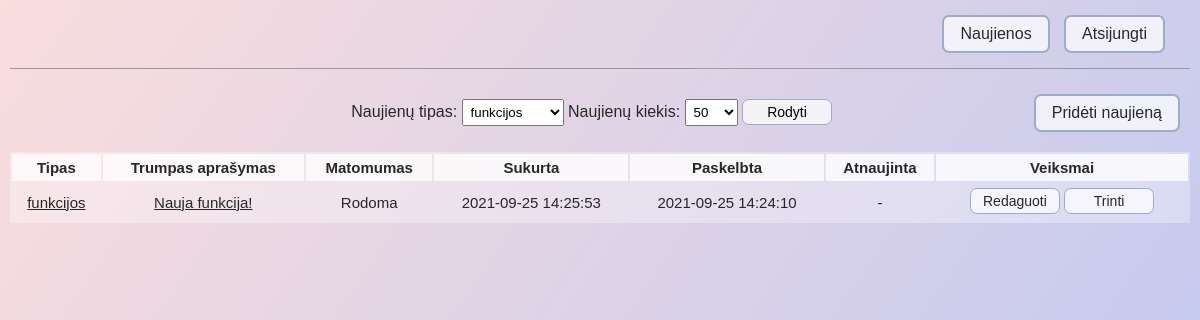
Screenshot of /admin.php?type=1 (signed in) with the database file from the repository.
### tables this page shows
CREATE TABLE `news` (
  `id` int(11) NOT NULL,
  `short` varchar(100) NOT NULL,
  `full` text NOT NULL,
  `visible` tinyint(1) NOT NULL,
  `type` int(11) NOT NULL,
  `created_at` datetime NOT NULL,
  `updated_at` datetime DEFAULT NULL,
  `visible_at` datetime NOT NULL
);

CREATE TABLE `news_type` (
  `id` int(11) NOT NULL,
  `type` varchar(100) NOT NULL
);

### includes/classes/News.php (called while the page is built, shortened)
<?php
class News {
    private $id;
    private $short;
    private $visible;
    private $type;
    private $typeName;
    private $created_at;
    private $updated_at;
    private $visible_at;
    public function __construct($con, $id) {
        $this->con = $con;
        $this->id = $id;
        $query = $this->con->prepare('SELECT news.*, news_type.type as typeName
                            FROM news JOIN news_type
                            WHERE news.type=news_type.id AND news.id=:id');
        $query->execute(array(':id' => $this->id));
        $newsData = $query->fetch(PDO::FETCH_ASSOC);
        $this->short = $newsData['short'];
        $this->visible = $newsData['visible'];
        $this->type = $newsData['type'];
        $this->typeName = $newsData['typeName'];
        $this->created_at = $newsData['created_at'];
        $this->updated_at = $newsData['updated_at'];
        $this->visible_at = $newsData['visible_at'];
    }
    public function getId() {
        return $this->id;
    }
    public function getShort() {
        return $this->short;
    }
    public function getVisible() {
        return $this->visible;
    }
    public function getType() {
        return $this->type;
    }
    public function getTypeName() {
        return $this->typeName;
    }
    public function getCreatedAt() {
        return $this->created_at;
    }
    public function getUpdatedAt() {
        return $this->updated_at;
    }
    public function getVisibleAt() {
        return $this->visible_at;
    }
}
?>

### includes/pages/showAllNews.php (the view, shortened to what this page needs)
<?php
    $limit = isset($_GET['limit']) ? (int)$_GET['limit'] : $DEFAULT_LIMIT;
    $type = isset($_GET['type']) ? $_GET['type'] : '';
    showFilter($con, $DEFAULT_LIMIT_STEPS, $type, $limit);
    $results = getNews($con, $type, $limit);
    if(sizeof($results)) {
        echo '
            <table>
                <tr>
                    <th>Tipas</th>
                    <th>Trumpas aprašymas</th>
                    <th>Matomumas</th>
                    <th>Sukurta</th>
                    <th>Paskelbta</th>
                    <th>Atnaujinta</th>
                    <th>Veiksmai</th>
                </tr>';
        foreach($results as $result) {
            $visible = $result->getVisible() ? 'Rodoma' : 'Nerodoma';
            $updated_at = $result->getUpdatedAt() ? $result->getUpdatedAt() : '-';
            echo '
                <tr>
                    <td><a href="admin.php?type='.$result->getType() .'">'. $result->getTypeName() .'</a></td>
                    <td><a href="admin.php?show&id='. $result->getId()  .'">'. $result->getShort()  .'</a></td>
                    <td>'. $visible .'</td>
                    <td>'. $result->getCreatedAt() .'</td>
                    <td>'. $result->getVisibleAt() .'</td>
                    <td>'. $updated_at .'</td>
                    <td>
                        <a href="admin.php?edit&id='. $result->getId()  .'" class="smallButton">Redaguoti</a>
                        <a href="admin.php?delete&id='. $result->getId()  .'" class="smallButton">Trinti</a>
                    </td>
                </tr>';
        }
        echo '</table>';
    } else {
        echo 'Naujienų nėra.';
    }
?>
<?php
    function getNews($con, $type='', $limit='') {
        $sql = 'SELECT * FROM news ';
        $sql .= $type != '' ? ' WHERE type=:type ' : '';
        $sql .= 'ORDER BY created_at DESC LIMIT :lim';
        $query = $con->prepare($sql);
        if($type != '') {
            $query->bindParam(':type', $type);
        }
        $query->bindParam(':lim', $limit, PDO::PARAM_INT);
        $query->execute();
        $results = array();
        while($row = $query->fetch(PDO::FETCH_ASSOC)) {
            array_push($results, new News($con, $row['id']));
        }
        return $results;
    }
    function showFilter($con, $limitSteps, $type='', $limit='') {
        $query = $con->prepare('SELECT * FROM news_type');
        $query->execute();
        if(!empty($_SESSION['user'])) {
            $newNewsButton = '<a href="admin.php?add" class="button">Pridėti naujieną</a>';
        } else {
            $newNewsButton = '';
        }
        ?>
        <div class="formContainer">
            <form method="GET" action="" class="filter">
                <label for="type">Naujienų tipas:</label>
                <select name="type">
                    <?php
                        while($row = $query->fetch(PDO::FETCH_ASSOC)) {
                            $selected = '';
                            if($row['id'] == $type) {
                                $selected = ' selected';
                            }
                            echo "<option value='".$row['id']."'$selected>".$row['type']."</option>";
                        }
                    ?>
                </select>
                <label for="limit">Naujienų kiekis:</label>
                <select name="limit" >
                    <?php
                        foreach($limitSteps as $step) {
                            $selected = '';
                            if($step == $limit) {
                                $selected = ' selected';
                            }
                            echo "<option value='".$step."'$selected>".$step."</option>";
                        }
                    ?>
                </select>
                <input type="submit" name="filter" class="smallButton" value="Rodyti">
            </form>
            <?php echo $newNewsButton; ?>
        </div>
    <?php
    }
?>

### includes/css/style.css (style rules this page uses)
* { box-sizing: border-box; }
a { color: #282828; }
body { color: #282828; font-family: 'Trebuchet MS', 'Lucida Sans Unicode', 'Lucida Grande', 'Lucida Sans', Arial, sans-serif; margin: 0; min-height: 100vh; height: 100%; display: flex; justify-content: center; background: linear-gradient(125deg, #fadddd, #bac6f3); }
.button, .smallButton { text-align: center; display: inline-block; font-size: 16px; background-color: rgba(255, 255, 255, 0.719); padding: 8px 16px; cursor: pointer; border: 2px solid #9dacc7; border-radius: 7px; text-decoration: none; }
.smallButton { width: 90px; margin-bottom: 2px; font-size: 14px; padding: 4px 10px; border: 1px solid #9dacc7; }
.formContainer { padding: 0 10px; display: flex; flex-direction: row; align-items: center; justify-content: space-between; }
form.filter { width: 70%; text-align: right; }
.mainContainer .content, .mainContainer table { width: 100%; text-align: center; }
.mainContainer table { margin-top: 20px; background-color: rgba(255, 255, 255, 0.3); font-size: 15px; }
.mainContainer table td, .mainContainer table th { padding: 5px 5px; }
.mainContainer table tr:nth-of-type(2n-1) { background-color: rgba(255, 255, 255, 0.774); }
select { padding: 4px; }

### rows the page displays
news: news_type.type "funkcijos", short "Nauja funkcija!", visible "Rodoma", created_at "2021-09-25 14:25:53", visible_at "2021-09-25 14:24:10", updated_at "-"

### other values shown
form field type "funkcijos"
form field limit "50"
